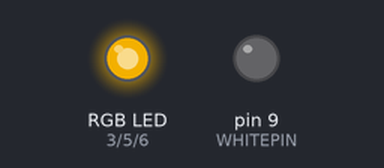
Bench run of a sketch on a simulated Arduino Uno, built with avr-gcc and run on an emulated ATmega328P. Shown: an RGB LED mixed from three pins (HIGH = lit), output pins drawn as LEDs (lit = HIGH). Dim RGB values are drawn brighter than linear; random numbers use the default seed unless the sketch sets one.

Above: at 0.5 s.
At 9.05 s:
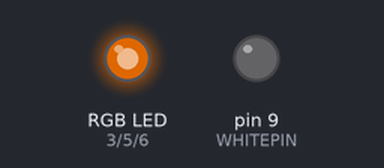
At 20.38 s:
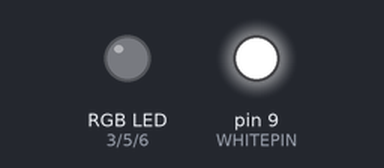
At 22.45 s:
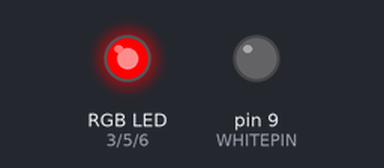
At 24.43 s:
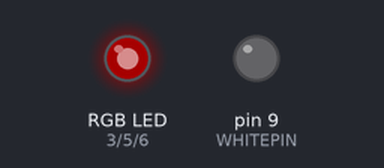
At 39.4 s:
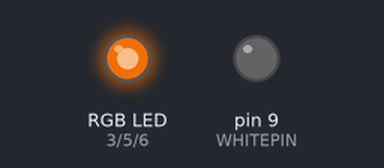
Timing chart, 0 to 40.0 s (numbered marks = the images above):
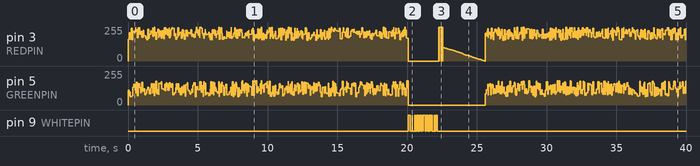

The sketch:

pumpkin.ino
```cpp
////  Psyco Pumpkin, red stabes of bleed and die with flashing white...
////
//// Connect an RGB LED to the PWM pins as indicated
////
//// public domain, enjoy!
//
//
//
#define REDPIN 3
#define GREENPIN 5
#define BLUEPIN 6
#define WHITEPIN 9

void setup()
{
pinMode(REDPIN, OUTPUT);
pinMode(GREENPIN, OUTPUT);
pinMode(BLUEPIN, OUTPUT);
pinMode(WHITEPIN, OUTPUT);

clearLED();
}

void clearLED(){
  analogWrite(REDPIN, 0);
  analogWrite(GREENPIN, 0);
  analogWrite(BLUEPIN, 0);
  analogWrite(WHITEPIN, 0);
}
unsigned long time;

void loop() {
  time = millis();
  if (time < 20000) {
    analogWrite(REDPIN, random(100)+155);
    analogWrite(GREENPIN, random(120)+(127/2));
    delay(random(100));
  } else {
    clearLED();
    for (int loop = 0; loop < 15; loop++){
      analogWrite(WHITEPIN, 255);
      delay(random(150));
      analogWrite(WHITEPIN, 0);
      delay(random(150));
    }

    clearLED();

    for (int loop = 0; loop < 3; loop++){
      analogWrite(REDPIN, 255);
      delay(random(150));
      analogWrite(REDPIN, 0);
      delay(random(150));
    }

    // blead red
    for (int loop = 100; loop > 0; loop--){
      analogWrite(REDPIN, loop);
      delay(random(60));
    }

    clearLED();

    delay(random(500));

    //Change Millis
    setMillis(0);
  }
}


extern volatile unsigned long timer0_millis;
unsigned long new_value = 0;

//Sets the millis value
void setMillis(unsigned long new_millis)
{
  uint8_t oldSREG = SREG;

  cli();
  timer0_millis = new_millis;
  SREG = oldSREG;
}
```
